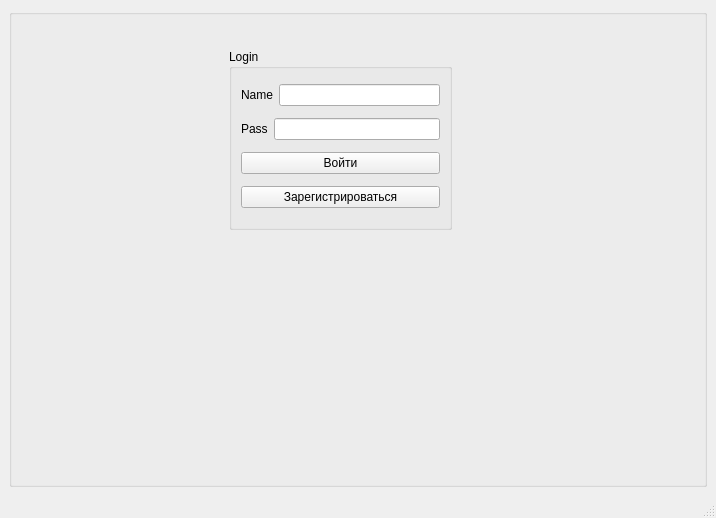
<?xml version="1.0" encoding="UTF-8"?>
<ui version="4.0">
 <class>MainWindow</class>
 <widget class="QMainWindow" name="MainWindow">
  <property name="geometry">
   <rect>
    <x>0</x>
    <y>0</y>
    <width>716</width>
    <height>518</height>
   </rect>
  </property>
  <property name="windowTitle">
   <string>MainWindow</string>
  </property>
  <widget class="QWidget" name="centralwidget">
   <layout class="QHBoxLayout" name="horizontalLayout_3">
    <item>
     <widget class="QGroupBox" name="groupBox">
      <property name="title">
       <string/>
      </property>
      <widget class="QGroupBox" name="groupBox_2">
       <property name="geometry">
        <rect>
         <x>220</x>
         <y>40</y>
         <width>223</width>
         <height>181</height>
        </rect>
       </property>
       <property name="title">
        <string>Login</string>
       </property>
       <layout class="QVBoxLayout" name="verticalLayout_2">
        <item>
         <layout class="QHBoxLayout" name="horizontalLayout">
          <item>
           <widget class="QLabel" name="login_label">
            <property name="text">
             <string>Name</string>
            </property>
           </widget>
          </item>
          <item>
           <widget class="QLineEdit" name="login_line"/>
          </item>
         </layout>
        </item>
        <item>
         <layout class="QHBoxLayout" name="horizontalLayout_2">
          <item>
           <widget class="QLabel" name="pass_label">
            <property name="text">
             <string>Pass</string>
            </property>
           </widget>
          </item>
          <item>
           <widget class="QLineEdit" name="pass_line"/>
          </item>
         </layout>
        </item>
        <item>
         <widget class="QPushButton" name="login_button">
          <property name="text">
           <string>Войти</string>
          </property>
         </widget>
        </item>
        <item>
         <widget class="QPushButton" name="register_button">
          <property name="text">
           <string>Зарегистрироваться</string>
          </property>
         </widget>
        </item>
       </layout>
      </widget>
     </widget>
    </item>
   </layout>
  </widget>
  <widget class="QMenuBar" name="menubar">
   <property name="geometry">
    <rect>
     <x>0</x>
     <y>0</y>
     <width>716</width>
     <height>22</height>
    </rect>
   </property>
  </widget>
  <widget class="QStatusBar" name="statusBar"/>
 </widget>
 <resources/>
 <connections/>
</ui>
